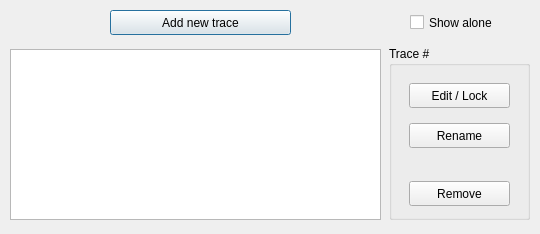
<?xml version="1.0" encoding="UTF-8"?>
<ui version="4.0">
 <class>Dialog_traces_edit</class>
 <widget class="QDialog" name="Dialog_traces_edit">
  <property name="geometry">
   <rect>
    <x>0</x>
    <y>0</y>
    <width>540</width>
    <height>234</height>
   </rect>
  </property>
  <property name="sizePolicy">
   <sizepolicy hsizetype="Fixed" vsizetype="Fixed">
    <horstretch>0</horstretch>
    <verstretch>0</verstretch>
   </sizepolicy>
  </property>
  <property name="minimumSize">
   <size>
    <width>540</width>
    <height>234</height>
   </size>
  </property>
  <property name="maximumSize">
   <size>
    <width>540</width>
    <height>234</height>
   </size>
  </property>
  <property name="windowTitle">
   <string>Trace list</string>
  </property>
  <widget class="QPushButton" name="pushButton_add">
   <property name="geometry">
    <rect>
     <x>110</x>
     <y>10</y>
     <width>181</width>
     <height>25</height>
    </rect>
   </property>
   <property name="text">
    <string>Add new trace</string>
   </property>
  </widget>
  <widget class="QTableView" name="tableView">
   <property name="geometry">
    <rect>
     <x>10</x>
     <y>49</y>
     <width>371</width>
     <height>171</height>
    </rect>
   </property>
   <property name="sizeAdjustPolicy">
    <enum>QAbstractScrollArea::AdjustIgnored</enum>
   </property>
   <property name="tabKeyNavigation">
    <bool>false</bool>
   </property>
   <property name="selectionMode">
    <enum>QAbstractItemView::SingleSelection</enum>
   </property>
   <property name="selectionBehavior">
    <enum>QAbstractItemView::SelectRows</enum>
   </property>
   <attribute name="horizontalHeaderVisible">
    <bool>true</bool>
   </attribute>
   <attribute name="horizontalHeaderHighlightSections">
    <bool>false</bool>
   </attribute>
   <attribute name="verticalHeaderVisible">
    <bool>false</bool>
   </attribute>
   <attribute name="verticalHeaderHighlightSections">
    <bool>false</bool>
   </attribute>
  </widget>
  <widget class="QGroupBox" name="groupBoxRoute">
   <property name="geometry">
    <rect>
     <x>389</x>
     <y>46</y>
     <width>141</width>
     <height>174</height>
    </rect>
   </property>
   <property name="title">
    <string>Trace #</string>
   </property>
   <widget class="QPushButton" name="pushButton_editOrLock">
    <property name="geometry">
     <rect>
      <x>20</x>
      <y>37</y>
      <width>101</width>
      <height>25</height>
     </rect>
    </property>
    <property name="text">
     <string>Edit / Lock</string>
    </property>
   </widget>
   <widget class="QPushButton" name="pushButton_remove">
    <property name="geometry">
     <rect>
      <x>20</x>
      <y>135</y>
      <width>101</width>
      <height>25</height>
     </rect>
    </property>
    <property name="text">
     <string>Remove</string>
    </property>
   </widget>
   <widget class="QPushButton" name="pushButton_rename">
    <property name="geometry">
     <rect>
      <x>20</x>
      <y>77</y>
      <width>101</width>
      <height>25</height>
     </rect>
    </property>
    <property name="text">
     <string>Rename</string>
    </property>
   </widget>
  </widget>
  <widget class="QCheckBox" name="checkBox_showAlone">
   <property name="enabled">
    <bool>true</bool>
   </property>
   <property name="geometry">
    <rect>
     <x>410</x>
     <y>11</y>
     <width>111</width>
     <height>23</height>
    </rect>
   </property>
   <property name="text">
    <string>Show alone</string>
   </property>
  </widget>
 </widget>
 <tabstops>
  <tabstop>tableView</tabstop>
  <tabstop>pushButton_editOrLock</tabstop>
  <tabstop>pushButton_rename</tabstop>
  <tabstop>pushButton_remove</tabstop>
  <tabstop>checkBox_showAlone</tabstop>
  <tabstop>pushButton_add</tabstop>
 </tabstops>
 <resources/>
 <connections/>
</ui>
